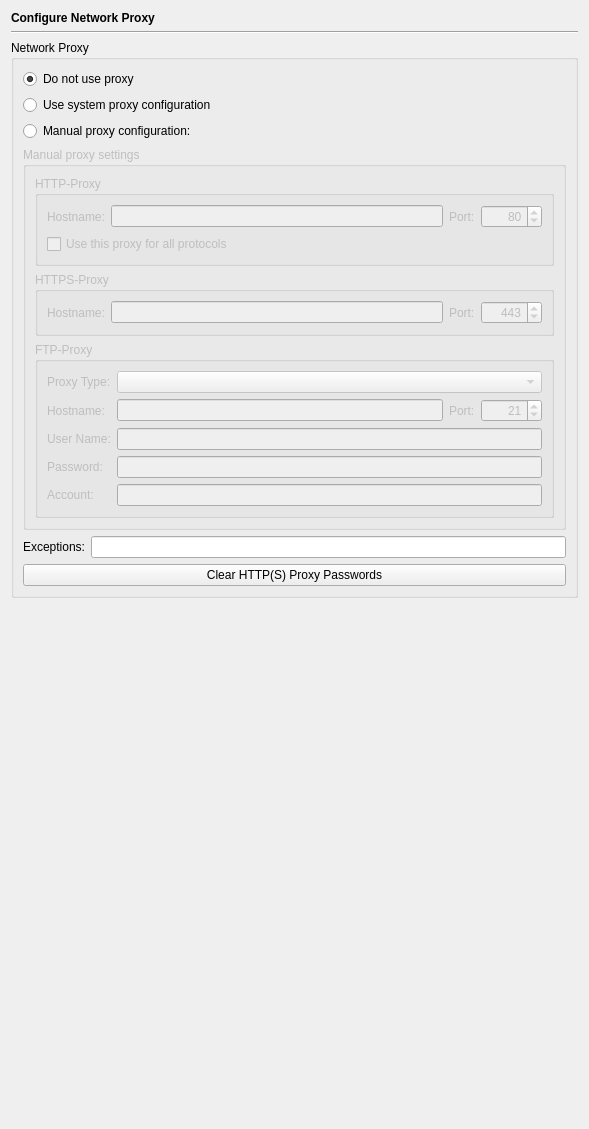
<?xml version="1.0" encoding="UTF-8"?>
<ui version="4.0">
 <class>NetworkProxyPage</class>
 <widget class="QWidget" name="NetworkProxyPage">
  <property name="geometry">
   <rect>
    <x>0</x>
    <y>0</y>
    <width>589</width>
    <height>1129</height>
   </rect>
  </property>
  <layout class="QVBoxLayout" name="verticalLayout_7">
   <item>
    <widget class="QLabel" name="headerLabel">
     <property name="text">
      <string>&lt;b&gt;Configure Network Proxy&lt;/b&gt;</string>
     </property>
    </widget>
   </item>
   <item>
    <widget class="Line" name="line9_3">
     <property name="frameShape">
      <enum>QFrame::HLine</enum>
     </property>
     <property name="frameShadow">
      <enum>QFrame::Sunken</enum>
     </property>
     <property name="orientation">
      <enum>Qt::Horizontal</enum>
     </property>
    </widget>
   </item>
   <item>
    <widget class="QGroupBox" name="proxyGroup">
     <property name="toolTip">
      <string>Select to use a web proxy</string>
     </property>
     <property name="title">
      <string>Network Proxy</string>
     </property>
     <property name="checkable">
      <bool>false</bool>
     </property>
     <property name="checked">
      <bool>false</bool>
     </property>
     <layout class="QVBoxLayout" name="verticalLayout_4">
      <item>
       <widget class="QRadioButton" name="noProxyButton">
        <property name="toolTip">
         <string>Select to not use a network proxy</string>
        </property>
        <property name="text">
         <string>Do not use proxy</string>
        </property>
        <property name="checked">
         <bool>true</bool>
        </property>
       </widget>
      </item>
      <item>
       <widget class="QRadioButton" name="systemProxyButton">
        <property name="toolTip">
         <string>Select to use the system proxy configuration</string>
        </property>
        <property name="text">
         <string>Use system proxy configuration</string>
        </property>
       </widget>
      </item>
      <item>
       <widget class="QRadioButton" name="manualProxyButton">
        <property name="toolTip">
         <string>Select to use an application specific proxy configuration</string>
        </property>
        <property name="text">
         <string>Manual proxy configuration:</string>
        </property>
        <property name="checked">
         <bool>false</bool>
        </property>
       </widget>
      </item>
      <item>
       <widget class="QGroupBox" name="groupBox">
        <property name="enabled">
         <bool>false</bool>
        </property>
        <property name="title">
         <string>Manual proxy settings</string>
        </property>
        <property name="flat">
         <bool>false</bool>
        </property>
        <layout class="QVBoxLayout" name="verticalLayout">
         <item>
          <widget class="QGroupBox" name="groupBox_6">
           <property name="title">
            <string>HTTP-Proxy</string>
           </property>
           <layout class="QGridLayout" name="gridLayout_2">
            <item row="0" column="0">
             <widget class="QLabel" name="label_13">
              <property name="text">
               <string>Hostname:</string>
              </property>
             </widget>
            </item>
            <item row="0" column="1">
             <widget class="QLineEdit" name="httpProxyHostEdit">
              <property name="toolTip">
               <string>Enter the name of the HTTP proxy host</string>
              </property>
             </widget>
            </item>
            <item row="0" column="2">
             <widget class="QLabel" name="label_2">
              <property name="text">
               <string>Port:</string>
              </property>
             </widget>
            </item>
            <item row="0" column="3">
             <widget class="QSpinBox" name="httpProxyPortSpin">
              <property name="toolTip">
               <string>Enter the HTTP proxy port</string>
              </property>
              <property name="alignment">
               <set>Qt::AlignRight</set>
              </property>
              <property name="minimum">
               <number>1</number>
              </property>
              <property name="maximum">
               <number>65535</number>
              </property>
              <property name="value">
               <number>80</number>
              </property>
             </widget>
            </item>
            <item row="1" column="0" colspan="4">
             <widget class="QCheckBox" name="httpProxyForAllCheckBox">
              <property name="toolTip">
               <string>Select to use the HTTP proxy for all</string>
              </property>
              <property name="text">
               <string>Use this proxy for all protocols</string>
              </property>
             </widget>
            </item>
           </layout>
          </widget>
         </item>
         <item>
          <widget class="QGroupBox" name="groupBox_5">
           <property name="title">
            <string>HTTPS-Proxy</string>
           </property>
           <layout class="QHBoxLayout" name="horizontalLayout_2">
            <item>
             <widget class="QLabel" name="label_12">
              <property name="text">
               <string>Hostname:</string>
              </property>
             </widget>
            </item>
            <item>
             <widget class="QLineEdit" name="httpsProxyHostEdit">
              <property name="toolTip">
               <string>Enter the name of the HTTPS proxy host</string>
              </property>
             </widget>
            </item>
            <item>
             <widget class="QLabel" name="label_5">
              <property name="text">
               <string>Port:</string>
              </property>
             </widget>
            </item>
            <item>
             <widget class="QSpinBox" name="httpsProxyPortSpin">
              <property name="toolTip">
               <string>Enter the HTTPS proxy port</string>
              </property>
              <property name="alignment">
               <set>Qt::AlignRight</set>
              </property>
              <property name="minimum">
               <number>1</number>
              </property>
              <property name="maximum">
               <number>65535</number>
              </property>
              <property name="value">
               <number>443</number>
              </property>
             </widget>
            </item>
           </layout>
          </widget>
         </item>
         <item>
          <widget class="QGroupBox" name="groupBox_4">
           <property name="title">
            <string>FTP-Proxy</string>
           </property>
           <layout class="QGridLayout" name="gridLayout">
            <item row="0" column="0">
             <widget class="QLabel" name="label_8">
              <property name="text">
               <string>Proxy Type:</string>
              </property>
             </widget>
            </item>
            <item row="0" column="1" colspan="3">
             <widget class="QComboBox" name="ftpProxyTypeCombo">
              <property name="toolTip">
               <string>Select the type of the FTP proxy</string>
              </property>
             </widget>
            </item>
            <item row="1" column="0">
             <widget class="QLabel" name="label_3">
              <property name="text">
               <string>Hostname:</string>
              </property>
             </widget>
            </item>
            <item row="1" column="1">
             <widget class="QLineEdit" name="ftpProxyHostEdit">
              <property name="toolTip">
               <string>Enter the name of the FTP proxy host</string>
              </property>
             </widget>
            </item>
            <item row="1" column="2">
             <widget class="QLabel" name="label_7">
              <property name="text">
               <string>Port:</string>
              </property>
             </widget>
            </item>
            <item row="1" column="3">
             <widget class="QSpinBox" name="ftpProxyPortSpin">
              <property name="toolTip">
               <string>Enter the FTP proxy port</string>
              </property>
              <property name="alignment">
               <set>Qt::AlignRight</set>
              </property>
              <property name="minimum">
               <number>1</number>
              </property>
              <property name="maximum">
               <number>65535</number>
              </property>
              <property name="value">
               <number>21</number>
              </property>
             </widget>
            </item>
            <item row="2" column="0">
             <widget class="QLabel" name="label_9">
              <property name="text">
               <string>User Name:</string>
              </property>
             </widget>
            </item>
            <item row="2" column="1" colspan="3">
             <widget class="QLineEdit" name="ftpProxyUserEdit">
              <property name="toolTip">
               <string>Enter the user name for the proxy authentication</string>
              </property>
             </widget>
            </item>
            <item row="3" column="0">
             <widget class="QLabel" name="label_10">
              <property name="text">
               <string>Password:</string>
              </property>
             </widget>
            </item>
            <item row="3" column="1" colspan="3">
             <widget class="QLineEdit" name="ftpProxyPasswordEdit">
              <property name="toolTip">
               <string>Enter the password for the proxy authentication</string>
              </property>
              <property name="echoMode">
               <enum>QLineEdit::Password</enum>
              </property>
             </widget>
            </item>
            <item row="4" column="0">
             <widget class="QLabel" name="label_11">
              <property name="text">
               <string>Account:</string>
              </property>
             </widget>
            </item>
            <item row="4" column="1" colspan="3">
             <widget class="QLineEdit" name="ftpProxyAccountEdit">
              <property name="toolTip">
               <string>Enter the account info for the proxy authentication</string>
              </property>
             </widget>
            </item>
           </layout>
          </widget>
         </item>
        </layout>
       </widget>
      </item>
      <item>
       <layout class="QHBoxLayout" name="horizontalLayout_3">
        <item>
         <widget class="QLabel" name="label">
          <property name="text">
           <string>Exceptions:</string>
          </property>
         </widget>
        </item>
        <item>
         <widget class="QLineEdit" name="exceptionsEdit">
          <property name="toolTip">
           <string>Enter host names or IP-addresses for which the proxy is to be circumvented separated by ',' (wildcards * or ? may be used)</string>
          </property>
         </widget>
        </item>
       </layout>
      </item>
      <item>
       <widget class="QPushButton" name="clearProxyPasswordsButton">
        <property name="toolTip">
         <string>Press to clear the saved passwords for the Http(s) proxy</string>
        </property>
        <property name="text">
         <string>Clear HTTP(S) Proxy Passwords</string>
        </property>
       </widget>
      </item>
     </layout>
    </widget>
   </item>
   <item>
    <spacer name="verticalSpacer">
     <property name="orientation">
      <enum>Qt::Vertical</enum>
     </property>
     <property name="sizeHint" stdset="0">
      <size>
       <width>20</width>
       <height>40</height>
      </size>
     </property>
    </spacer>
   </item>
  </layout>
 </widget>
 <tabstops>
  <tabstop>noProxyButton</tabstop>
  <tabstop>systemProxyButton</tabstop>
  <tabstop>manualProxyButton</tabstop>
  <tabstop>httpProxyHostEdit</tabstop>
  <tabstop>httpProxyPortSpin</tabstop>
  <tabstop>httpProxyForAllCheckBox</tabstop>
  <tabstop>httpsProxyHostEdit</tabstop>
  <tabstop>httpsProxyPortSpin</tabstop>
  <tabstop>ftpProxyTypeCombo</tabstop>
  <tabstop>ftpProxyHostEdit</tabstop>
  <tabstop>ftpProxyPortSpin</tabstop>
  <tabstop>ftpProxyUserEdit</tabstop>
  <tabstop>ftpProxyPasswordEdit</tabstop>
  <tabstop>ftpProxyAccountEdit</tabstop>
  <tabstop>exceptionsEdit</tabstop>
  <tabstop>clearProxyPasswordsButton</tabstop>
 </tabstops>
 <resources/>
 <connections>
  <connection>
   <sender>manualProxyButton</sender>
   <signal>toggled(bool)</signal>
   <receiver>groupBox</receiver>
   <slot>setEnabled(bool)</slot>
   <hints>
    <hint type="sourcelabel">
     <x>100</x>
     <y>405</y>
    </hint>
    <hint type="destinationlabel">
     <x>83</x>
     <y>507</y>
    </hint>
   </hints>
  </connection>
  <connection>
   <sender>httpProxyForAllCheckBox</sender>
   <signal>toggled(bool)</signal>
   <receiver>groupBox_5</receiver>
   <slot>setDisabled(bool)</slot>
   <hints>
    <hint type="sourcelabel">
     <x>152</x>
     <y>515</y>
    </hint>
    <hint type="destinationlabel">
     <x>76</x>
     <y>561</y>
    </hint>
   </hints>
  </connection>
  <connection>
   <sender>httpProxyForAllCheckBox</sender>
   <signal>toggled(bool)</signal>
   <receiver>groupBox_4</receiver>
   <slot>setDisabled(bool)</slot>
   <hints>
    <hint type="sourcelabel">
     <x>170</x>
     <y>517</y>
    </hint>
    <hint type="destinationlabel">
     <x>116</x>
     <y>631</y>
    </hint>
   </hints>
  </connection>
 </connections>
</ui>
